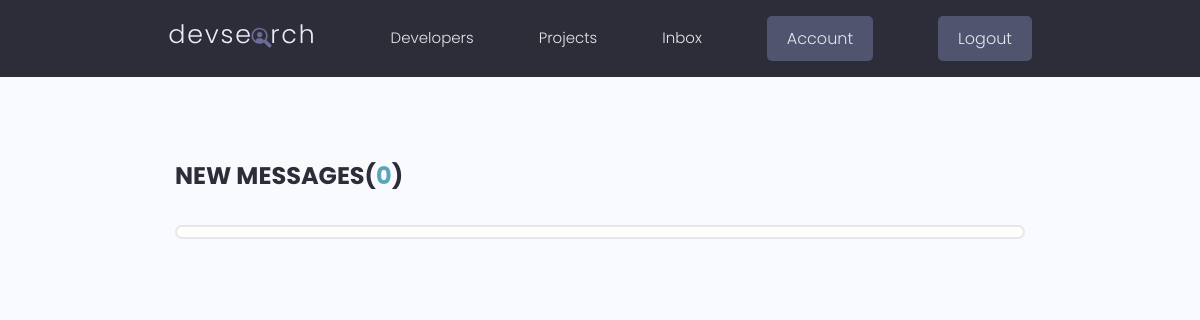
The page /inbox/ (signed in) on the database as committed earlier.
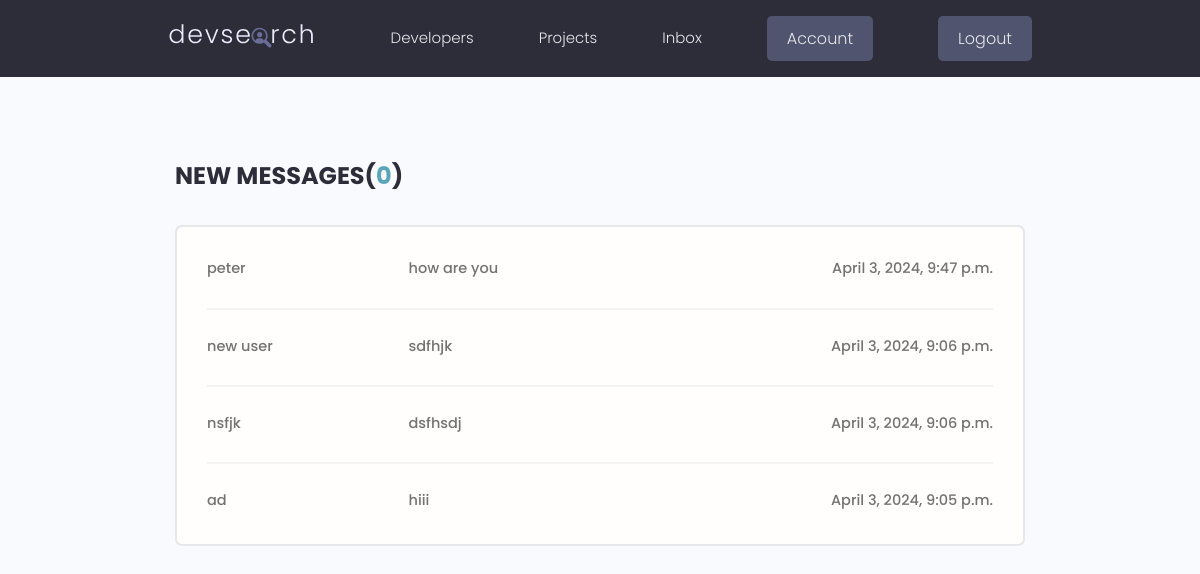
The same page on the database as committed later.
### users/models.py (models this page shows, shortened)
class Message(models.Model):
    sender = models.ForeignKey(Profile,on_delete=models.SET_NULL,null=True,blank=True)
    recipient = models.ForeignKey(Profile,on_delete=models.SET_NULL,null=True,blank=True, related_name="messages")
    name= models.CharField(max_length=200,null=True,blank=True)
    email= models.EmailField(max_length=200,null=True,blank=True)
    subject= models.CharField(max_length=200,null=True,blank=True)
    body= models.TextField()
    is_read =models.BooleanField(default=False,null=True)
    created = models.DateTimeField(auto_now_add=True)
    id = models.UUIDField(default=uuid.uuid4,unique=True,primary_key=True,editable=False)
    class Meta:
        ordering = ['is_read','-created']

### users/views.py (the view)
# urls.py: path('inbox/',views.inbox,name="inbox"),
@login_required(login_url="login")
def inbox(request):
    profile = request.user.profile
    messagerequest = profile.messages.all() #due to related name in models py file
    unread_count = messagerequest.filter(is_read=False).count()
    context = {'messagerequest':messagerequest,'unread_count':unread_count}
    return render(request,'users/inbox.html',context)

### users/templates/users/inbox.html
{% extends 'main.html' %}
{% block content%}
  <main class="inbox my-xl">
    <div class="content-box">
      <h3 class="inbox__title">New Messages(<span>{{unread_count}}</span>)</h3>
      <ul class="messages">
        {% for message in messagerequest %}
        {% if message.is_read == False %}
        <li class="message message--unread">
          {%else%}
          <li class="message">
          {%endif%}
          <a href="{% url 'message' message.id %}">
            <span class="message__author">{{message.name}}</span>
            <span class="message__subject">{{message.subject}}</span>
            <span class="message__date">{{message.created}}</span>
          </a>
        </li>
         {% endfor %}
      </ul>
    </div>
  </main>
  {% endblock content%}

### templates/main.html (shortened to what this page needs)
<!DOCTYPE html>
<!DOCTYPE html>
{% load static %}
<html>
    <head>
  <link rel="stylesheet" href="https://cdnjs.cloudflare.com/ajax/libs/font-awesome/4.7.0/css/font-awesome.min.css">
  <link rel="stylesheet" href="{% static 'uikit/styles/uikit.css' %}" />
  <link rel="stylesheet" href="{% static 'styles/app.css' %}" />
    </head>
    <body>
       {% include 'navbar.html' %}
       {% block content %}
       {% endblock content %}
    </body>
</html>

### templates/navbar.html (shortened to what this page needs)
{% load static %}
<header class="header">
    <div class="container container--narrow">
      <a href="{% url 'profiles' %}" class="header__logo">
        <img src="{% static 'images/logo.svg' %}" alt="DevSearch Logo" />
      </a>
      <nav class="header__nav">
        <ul class="header__menu">
          <li class="header__menuItem"><a href="{% url 'profiles' %}">Developers</a></li>
          <li class="header__menuItem"><a href="{% url 'projects' %}">Projects</a></li>
          {% if request.user.is_authenticated %}
          <li class="header__menuItem"><a href="{% url 'inbox' %}">Inbox</a></li>
          <li class="header__menuItem"><a href="{% url 'account' %}" class="btn btn--sub">Account</a></li>
          <li class="header__menuItem"><a href="{% url 'logout' %}" class="btn btn--sub">Logout</a></li>
          {% else %}
          <li class="header__menuItem"><a href="{% url 'login' %}" class="btn btn--sub">Login/Sign Up</a></li>
          {% endif %}
        </ul>
      </nav>
    </div>
  </header>

### static/styles/app.css (style rules this page uses)
:root { --color-sub: #2d2d39; }
.btn--sub { background-color: var(--color-sub-light); }
img { width: 100%; }
.content-box { width: 95%; max-width: 85rem; margin: 0 auto; }
.header { position: sticky; z-index: 111; background-color: var(--color-sub); padding: 1.5rem 0; }
.header > .container { display: flex; justify-content: space-between; align-items: center; }
.header__logo > img { height: 3.8rem; }
.header__nav > ul { display: inline-flex; align-items: center; list-style: none; gap: 6.5rem; }
.header__menuItem > a { color: var(--color-light); font-weight: 300; }
.inbox { height: 90vh; }
.inbox__title, .inbox__title span { font-size: 2.4rem; font-weight: 700; color: var(--color-sub); text-transform: uppercase; text-align: left; margin-bottom: 3rem; }
.inbox__title span { color: var(--color-main); }
.messages { list-style: none; background: var(--color-white); padding: 0.5rem 3rem; border: 2px solid var(--color-light); border-radius: 0.7rem; }
.message { padding: 2.5rem 0; }
.message > a span { font-size: 1.45rem; font-weight: 500; }
.message:not(:last-child) { border-bottom: 2px solid var(--color-white-light); }
.message > a { display: flex; gap: 1rem; }
.message__author, .message__date { flex-basis: 25%; }
.message__subject { flex-basis: 50%; }
.message__date { text-align: right; }

### static/uikit/styles/modules/_variables.css (style rules this page uses)
:root { --color-main: #5aa5b9; --color-main-light: #e6faff; --color-sub: #3f4156; --color-sub-light: #51546e; --color-sub-lighter: #ededfd; --color-text: #737373; --color-gray: #8b8b8b; --color-light: #e5e7eb; --color-light-gray: #767676; --color-bg: #f8fafd; --color-white: #fffefd; --color-white-light: #f3f3f3; --color-success: #359e64; --color-success-bg: #def8e8; --color-error: #fc4b0b; --color-error-bg: #fff2ee; --font-base: 'Poppins', arial, helvetica, 'Segoe UI', roboto, ubuntu, sans-serif; --font-monospace: 'Fira Code', 'Courier New', courier, monospace; --font-regular: 300; --font-medium: 500; --font-bold: 700; --generic-shadow: 1px 1px 5px #00000010; --generic-transition: all 0.3s ease-in-out; }

### static/uikit/styles/modules/_base.css (style rules this page uses)
* { margin: 0; padding: 0; box-sizing: border-box; text-rendering: optimizeLegibility; color: inherit; font-size: inherit; }
html { font-size: 50%; }
@media only screen and (min-width: 480px) { html { font-size: 56.25%; } }
@media only screen and (min-width: 1200px) { html { font-size: 62.5%; } }
body { line-height: 1.6; font-weight: 400; font-size: 1.5rem; color: var(--color-text); background-color: var(--color-bg); min-height: 100vh; }

### static/uikit/styles/modules/_typography.css (style rules this page uses)
* { font-family: var(--font-base); }
h3 { font-size: 3.2rem; font-weight: var(--font-medium); }
p, span, strong { font-size: 1.6rem; color: var(--color-text); font-weight: var(--font-regular); }
a { padding-bottom: 2px; text-decoration: none; display: inline-block; color: var(--color-main); font-weight: var(--font-medium); }

### static/uikit/styles/modules/_utilities.css (style rules this page uses)
.container { width: 92%; max-width: 165rem; margin: 0 auto; box-sizing: border-box; }
.container--narrow { width: 92%; max-width: 120rem; }
@media screen and (min-width: 1000px) { .container { width: 90%; } }
@media screen and (min-width: 1000px) { .container--narrow { width: 85%; } }
@media screen and (min-width: 1200px) { .container { width: 80%; } }
@media screen and (min-width: 1200px) { .container--narrow { width: 72%; } }
.my-xl { margin: 8rem auto; }

### static/uikit/styles/modules/_button.css (style rules this page uses)
.btn { display: inline-block; position: relative; cursor: pointer; background-color: var(--color-light); font-weight: var(--font-medium); color: var(--color-sub); text-decoration: none; padding: 1rem 2rem; border-radius: 0.5rem; border: none; width: -webkit-fit-content; width: -moz-fit-content; width: fit-content; height: -webkit-fit-content; height: -moz-fit-content; height: fit-content; font-size: 1.6rem; outline-width: 0; outline-color: transparent; -webkit-backface-visibility: hidden; backface-visibility: hidden; transition: all 0.3s ease-in-out; }
.btn--sub { background-color: var(--color-sub); color: var(--color-white); }

Rows that differ between the two databases and show on the page:
added Message: name "peter", subject "how are you", created "April 3, 2024, 9:47 p.m."
added Message: name "new user", subject "sdfhjk", created "April 3, 2024, 9:06 p.m."
added Message: name "nsfjk", subject "dsfhsdj", created "April 3, 2024, 9:06 p.m."
added Message: name "ad", subject "hiii", created "April 3, 2024, 9:05 p.m."
